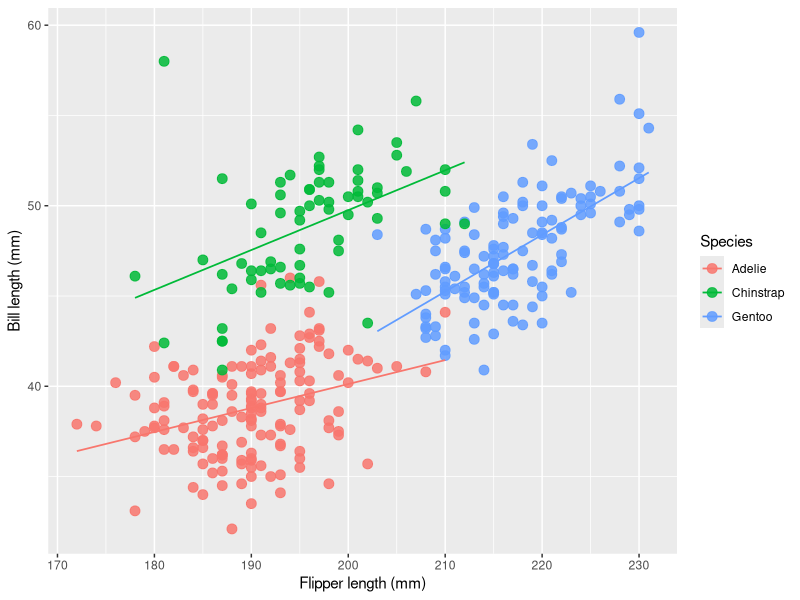

Write the R code that produced this figure. (Note: this script raises an error after producing the figure.)
## ---- chunk 1
#| renderings: [light, dark]
#| fig-height: 5
#| dev: svglite
#| dev.args: !expr list(bg = "transparent")

library(ggplot2)

theme_hebstr <- function(ink, grid) {
  theme_minimal(base_size = 12, ink = ink, paper = NA) +
    theme(
      axis.text = element_text(colour = ink),
      panel.grid = element_line(colour = grid),
      axis.ticks = element_line(colour = grid)
    )
}

p <- ggplot(
  palmerpenguins::penguins,
  aes(x = flipper_length_mm, y = bill_length_mm, colour = species)
) +
  geom_point(size = 3, alpha = 0.85) +
  geom_smooth(method = "lm", se = FALSE, linewidth = 0.6) +
  labs(
    x = "Flipper length (mm)",
    y = "Bill length (mm)",
    colour = "Species"
  )

p + theme_hebstr(ink = "#1a1a1a", grid = "#d9d9d9")
p + theme_hebstr(ink = "#e8e8e8", grid = "#4d4d4d")
## ---- chunk 2
#| echo: true
#| code-fold: false

library(dplyr)

palmerpenguins::penguins |>
  count(species) |>
  rename(Sp = species)
## ---- chunk 3
#| echo: true
#| code-fold: false

palmerpenguins::penguins |>
  dplyr::filter(species == "Adelie") |>
  dplyr::select(island, bill_length_mm, flipper_length_mm, body_mass_g) |>
  head(5)
## ---- chunk 4
#| echo: true
#| code-fold: false

palmerpenguins::penguins |>
  dplyr::filter(species == "Chinstrap") |>
  dplyr::select(island, bill_length_mm, flipper_length_mm, body_mass_g) |>
  head(5)
## ---- chunk 5
#| echo: true
#| code-fold: false

palmerpenguins::penguins |>
  dplyr::filter(species == "Gentoo") |>
  dplyr::select(island, bill_length_mm, flipper_length_mm, body_mass_g) |>
  head(5)
## ---- chunk 6
#| echo: true

sessioninfo::session_info(pkgs = "attached")
